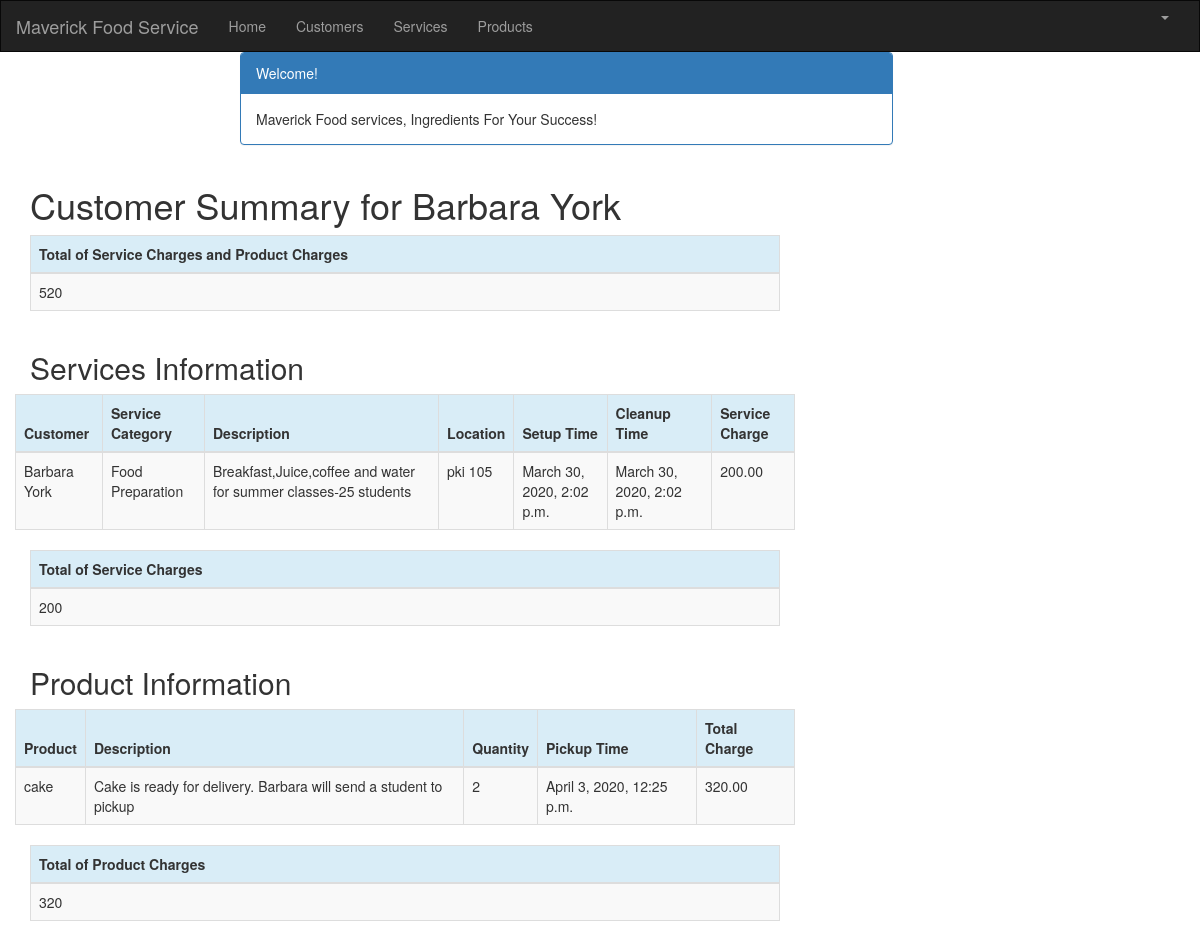
The page /customer/1/summary/ (signed in) on the database its author committed.
### crm/models.py (models this page shows, shortened)
class Customer(models.Model):
    cust_name = models.CharField(max_length=50)
    organization = models.CharField(max_length=100, blank=True)
    role = models.CharField(max_length=100)
    email = models.EmailField(max_length=100)
    bldgroom = models.CharField(max_length=100)
    address = models.CharField(max_length=200)
    account_number = models.IntegerField(blank=False, null=False)
    city = models.CharField(max_length=50)
    state = models.CharField(max_length=50)
    zipcode = models.CharField(max_length=10)
    phone_number = models.CharField(max_length=50)
    created_date = models.DateTimeField(
        default=timezone.now)
    updated_date = models.DateTimeField(auto_now_add=True)
    def __str__(self):
        return str(self.cust_name)

class Service(models.Model):
    cust_name = models.ForeignKey(Customer, on_delete=models.CASCADE, related_name='services')
    service_category = models.CharField(max_length=100)
    description = models.TextField()
    location = models.CharField(max_length=200)
    setup_time = models.DateTimeField(
        default=timezone.now)
    cleanup_time = models.DateTimeField(
        default=timezone.now)
    service_charge = models.DecimalField(max_digits=10, decimal_places=2)
    created_date = models.DateTimeField(
        default=timezone.now)
    updated_date = models.DateTimeField(auto_now_add=True)

class Product(models.Model):
    cust_name = models.ForeignKey(Customer, on_delete=models.CASCADE, related_name='products')
    product = models.CharField(max_length=100)
    p_description = models.TextField()
    quantity = models.IntegerField()
    pickup_time = models.DateTimeField(
        default=timezone.now)
    charge = models.DecimalField(max_digits=10, decimal_places=2)
    created_date = models.DateTimeField(
        default=timezone.now)
    updated_date = models.DateTimeField(auto_now_add=True)

### crm/views.py (the view)
# urls.py: path('customer/<int:pk>/summary/', views.summary, name='summary'),
@login_required
def summary(request, pk):
    customer = get_object_or_404(Customer, pk=pk)
    customers = Customer.objects.filter(created_date__lte=timezone.now())
    services = Service.objects.filter(cust_name=pk)
    products = Product.objects.filter(cust_name=pk)
    sum_service_charge = Service.objects.filter(cust_name=pk).aggregate(Sum('service_charge'))
    sum_product_charge = Product.objects.filter(cust_name=pk).aggregate(Sum('charge'))
    return render(request, 'crm/summary.html', {'products': products,
                                                'services': services,
                                                'sum_service_charge': sum_service_charge,
                                                'sum_product_charge': sum_product_charge,
                                                'thecustomer':customer,
                                                })

### crm/templates/crm/summary.html (shortened to what this page needs)
<!DOCTYPE HTML PUBLIC "-//W3C//DTD HTML 4.01 Transitional//EN" "http://www.w3.org/TR/html4/loose.dtd">
<html lang="en">
{% extends 'crm/base.html' %}
{% block content %}
    {% load mathfilters %}
    {% load humanize %}
    <div class="container">
        <div class="row">
            <div class="col-md-7 col-md-offset-2">
                <div class="panel panel-primary">
                    <div class="panel-heading">Welcome!</div>
                    <div class="panel-body">
                        Maverick Food services, Ingredients For Your Success!
                    </div>
                </div>
            </div>
        </div>
    </div>
    <div class="row">
        <h1 style="padding-left: 15Px">Customer Summary for {{ thecustomer.cust_name }}</h1>
    </div>
    <table class="table table-striped table-bordered table-hover">
        <thead>
        <tr class="bg-info">
            <th>Total of Service Charges and Product Charges</th>
        </tr>
        </thead>
        <tbody>
        <tr>
            <td>{{sum_service_charge.service_charge__sum|add:sum_product_charge.charge__sum|intcomma}}
            </td>
        </tr>
        </tbody>
    </table>
    <div class="row">
        <h2 style="padding-left: 15Px">Services Information</h2>
    </div>
    <div class="row">
        <table class="table table-striped table-bordered table-hover">
            <thead>
            <tr class="bg-info">
                <th>Customer</th>
                <th>Service Category</th>
                <th>Description</th>
                <th>Location</th>
                <th>Setup Time</th>
                <th>Cleanup Time</th>
                <th>Service Charge</th>
            </tr>
            </thead>
            <tbody>
            {% for service in services %}
                <tr>
                <td>{{ service.cust_name }}</td>
                <td>{{ service.service_category }}</td>
                <td>{{ service.description }}</td>
                <td>{{ service.location }}</td>
                <td>{{ service.setup_time }}</td>
                <td>{{ service.cleanup_time }}</td>
                <td>{{ service.service_charge }}</td>
            {% endfor %}
            </tbody>
        </table>
    </div>
    <table class="table table-striped table-bordered table-hover">
        <thead>
        <tr class="bg-info">
            <th>Total of Service Charges</th>
        </tr>
        </thead>
        <tbody>
        <tr>
            <td>{{ sum_service_charge.service_charge__sum|intcomma }}</td>
        </tr>
        </tbody>
    </table>
    <div class="row">
        <h2 style="padding-left: 15Px">Product Information</h2>
    </div>
    <div class="row">
        <table class="table table-striped table-bordered table-hover">
            <thead>
            <tr class="bg-info">
                <th>Product</th>
                <th>Description</th>
                <th>Quantity</th>
                <th>Pickup Time</th>
                <th>Total Charge</th>
            </tr>
            </thead>
            <tbody>
            {% for product in products %}
                <tr>
                    <td>{{ product.product }}</td>
                    <td>{{ product.p_description }}</td>
                    <td>{{ product.quantity|intcomma }}</td>
                    <td>{{ product.pickup_time }}</td>
                    <td>{{ product.charge|intcomma }}</td>
                </tr>
            {% endfor %}
            </tbody>
        </table>
    </div>
    <table class="table table-striped table-bordered table-hover">
        <thead>
        <tr class="bg-info">
            <th>Total of Product Charges</th>
        </tr>
        </thead>
        <tbody>
        <tr>
            <td>{{ sum_product_charge.charge__sum|intcomma }}</td>
        </tr>
        </tbody>
    </table>
    </div>
{% endblock %}

### rows shown on the page
Customer: cust_name "Barbara York"
Service: cust_name "Barbara York", service_category "Food Preparation", description "Breakfast,Juice,coffee and water for summer classes-25 students", location "pki 105", setup_time "March 30, 2020, 2:02 p.m.", cleanup_time "March 30, 2020, 2:02 p.m.", service_charge "200.00"
Product: product "cake", p_description "Cake is ready for delivery. Barbara will send a student to pickup", quantity "2", pickup_time "April 3, 2020, 12:25 p.m.", charge "320.00"

### other values the page prints
{{ sum_service_charge.service_charge__sum|intcomma }} "200"
{{ sum_product_charge.charge__sum|intcomma }} "320"
